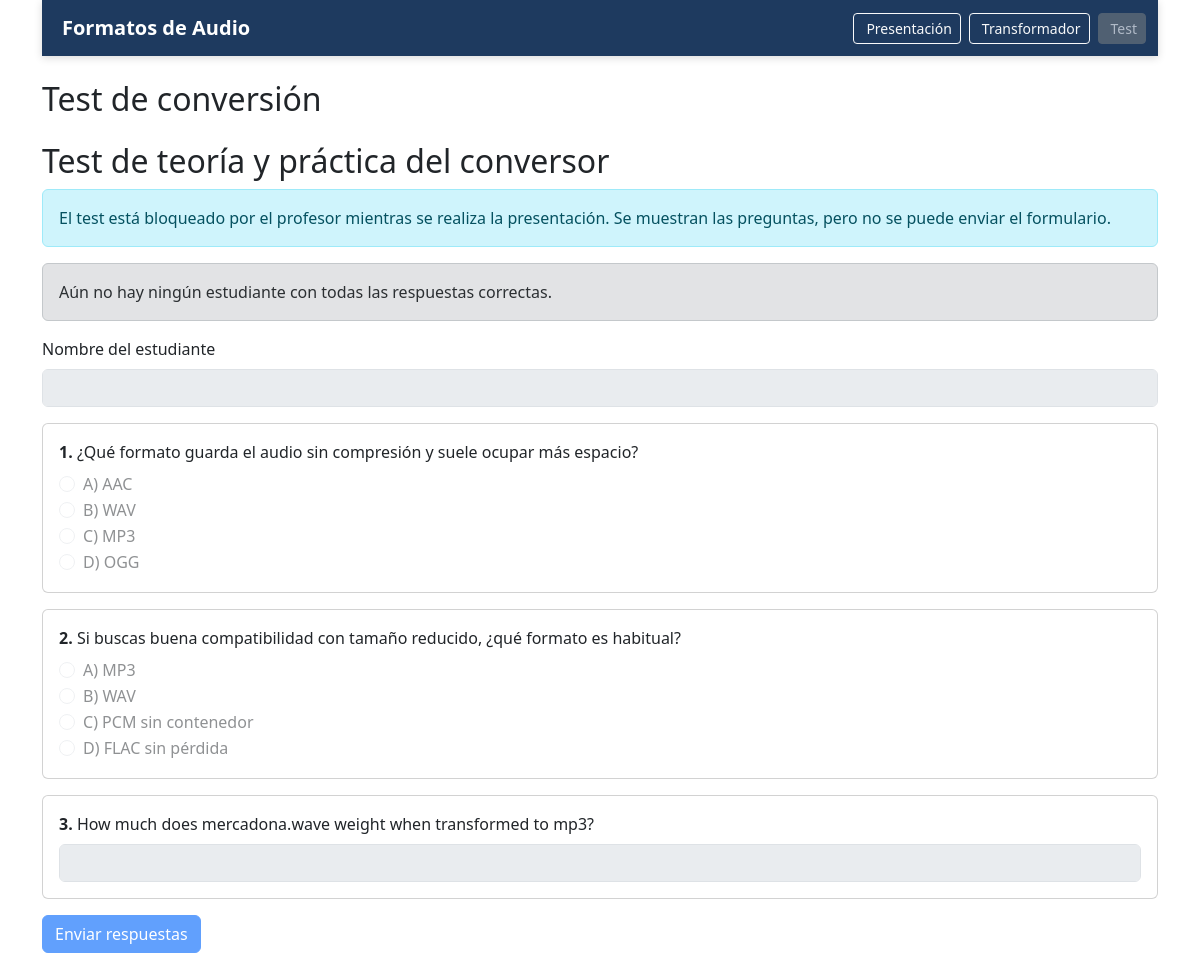
The app's page /test.php, older data.
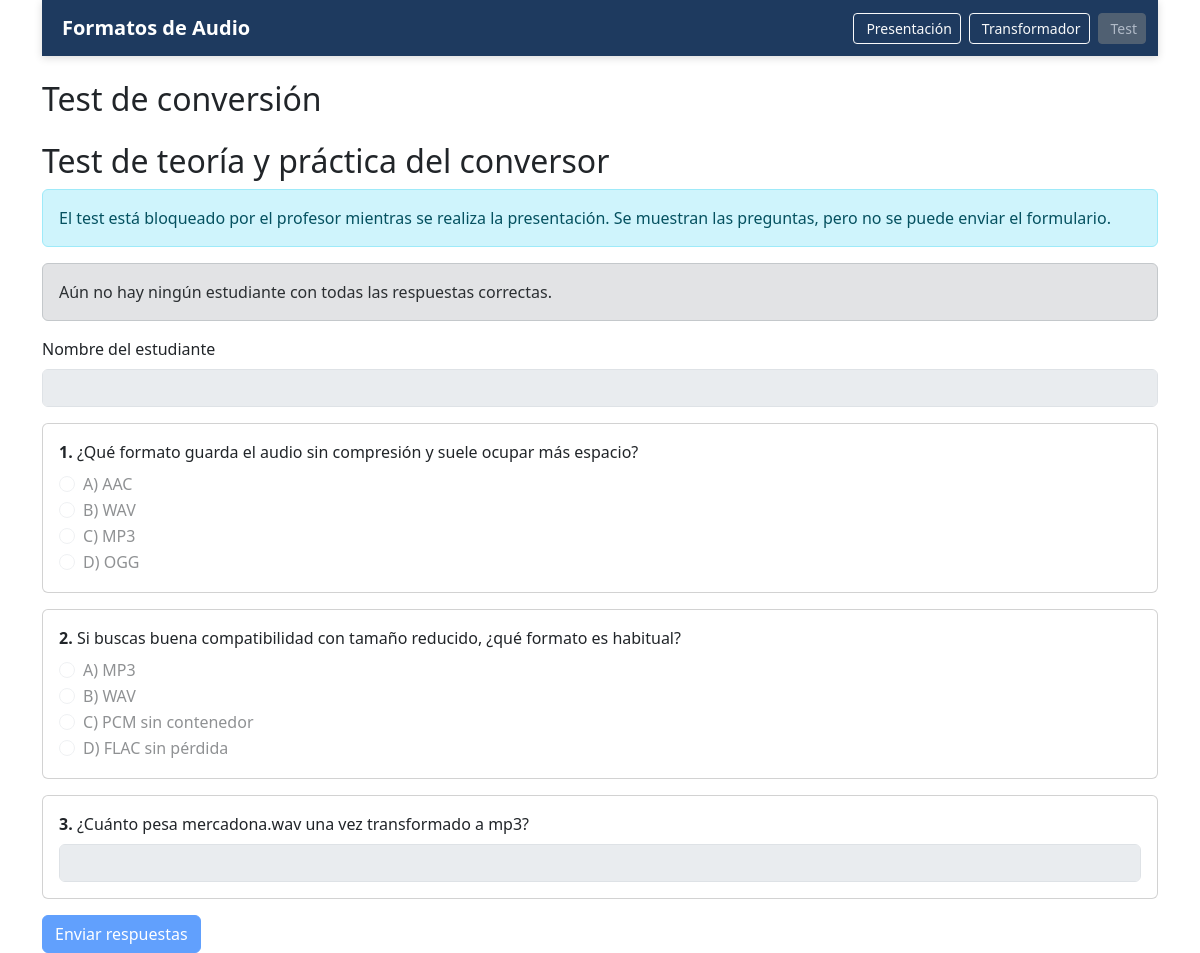
The same page, newer data.
### tables this page shows
CREATE TABLE app_settings (
  id INT NOT NULL AUTO_INCREMENT,
  setting_key VARCHAR(80) NOT NULL,
  setting_value VARCHAR(255) NOT NULL,
  updated_at TIMESTAMP NOT NULL DEFAULT CURRENT_TIMESTAMP ON UPDATE CURRENT_TIMESTAMP,
  PRIMARY KEY (id),
  UNIQUE KEY uniq_setting_key (setting_key)
);

CREATE TABLE test_questions (
  id INT NOT NULL AUTO_INCREMENT,
  question_text VARCHAR(255) NOT NULL,
  question_type ENUM('multiple_choice', 'open_text') NOT NULL DEFAULT 'multiple_choice',
  option_a VARCHAR(255) NULL,
  option_b VARCHAR(255) NULL,
  option_c VARCHAR(255) NULL,
  option_d VARCHAR(255) NULL,
  correct_option CHAR(1) NULL,
  correct_text VARCHAR(255) NULL,
  PRIMARY KEY (id)
);

### src/lib.php (called while the page is built, shortened)
<?php
function isTestEnabled(?mysqli $mysqli): bool
{
    $query = "SELECT setting_value FROM app_settings WHERE setting_key = 'test_enabled' LIMIT 1";
    $result = $mysqli->query($query);
    $row = $result->fetch_assoc();
    return isset($row['setting_value']) && (int) $row['setting_value'] === 1;
}
function normalizePotentialMojibake(string $text): string
{
    if ($text === '') {
        return $text;
    }
    if (!preg_match('/(?:Ã.|Â.)/u', $text)) {
        return $text;
    }
    $normalized = mb_convert_encoding($text, 'UTF-8', 'ISO-8859-1');
    return is_string($normalized) ? $normalized : $text;
}

### src/test.php (the view, shortened to what this page needs)
<!DOCTYPE html>
<html>
<head>
  <link href="https://cdn.jsdelivr.net/npm/bootstrap@5.3.2/dist/css/bootstrap.min.css" rel="stylesheet">
</head>
<body class="container">
<?php include 'header.php'; ?>
<h2 class="mt-4">Test de conversión</h2>
<?php
require_once __DIR__ . '/lib.php';
$dbError = null;
$questions = [];
$firstPerfect = null;
$mysqli = connectDatabase();
$testEnabled = isTestEnabled($mysqli);
if ($mysqli) {
    $result = $mysqli->query('SELECT id, question_text, question_type, option_a, option_b, option_c, option_d, correct_option, correct_text FROM test_questions ORDER BY id ASC');
    if ($result) {
        while ($row = $result->fetch_assoc()) {
            $row['question_text'] = normalizePotentialMojibake((string) ($row['question_text'] ?? ''));
            foreach (['option_a', 'option_b', 'option_c', 'option_d'] as $optionField) {
                $row[$optionField] = normalizePotentialMojibake((string) ($row[$optionField] ?? ''));
            }
            $questions[] = $row;
        }
    } else {
        $dbError = 'Error al cargar las preguntas del test.';
    }
    $winnerQuery = $mysqli->query('SELECT student_name, created_at FROM test_attempts WHERE all_correct = 1 ORDER BY created_at ASC, id ASC LIMIT 1');
    if ($winnerQuery) {
        $firstPerfect = $winnerQuery->fetch_assoc() ?: null;
    }
}
?>
<h2 class="mt-4">Test de teoría y práctica del conversor</h2>
<?php if ($dbError): ?>
    <div class="alert alert-danger"><?= htmlspecialchars($dbError, ENT_QUOTES, 'UTF-8') ?></div>
<?php elseif (empty($questions)): ?>
    <div class="alert alert-warning">No hay preguntas configuradas en la base de datos.</div>
<?php else: ?>
    <?php if (!$testEnabled): ?>
        <div class="alert alert-info">
            El test está bloqueado por el profesor mientras se realiza la presentación. Se muestran las preguntas, pero no se puede enviar el formulario.
        </div>
    <?php endif; ?>
    <?php if ($firstPerfect): ?>
        <div class="alert alert-success">
            <strong>Primer estudiante con puntuación perfecta:</strong>
            <?= htmlspecialchars($firstPerfect['student_name'], ENT_QUOTES, 'UTF-8') ?>
            (<?= htmlspecialchars($firstPerfect['created_at'], ENT_QUOTES, 'UTF-8') ?>)
        </div>
    <?php else: ?>
        <div class="alert alert-secondary">Aún no hay ningún estudiante con todas las respuestas correctas.</div>
    <?php endif; ?>
    <form method="POST" class="mt-3">
        <div class="mb-3">
            <label for="student_name" class="form-label">Nombre del estudiante</label>
            <input type="text" id="student_name" name="student_name" class="form-control" required <?= $testEnabled ? '' : 'disabled' ?>>
        </div>
        <?php foreach ($questions as $index => $question): ?>
            <div class="card mb-3">
                <div class="card-body">
                    <p class="mb-2"><strong><?= ($index + 1) ?>.</strong> <?= htmlspecialchars($question['question_text'], ENT_QUOTES, 'UTF-8') ?></p>
                    <?php if ($question['question_type'] === 'open_text'): ?>
                        <input
                            type="text"
                            class="form-control"
                            name="q_<?= (int) $question['id'] ?>"
                            id="q<?= (int) $question['id'] ?>"
                            required <?= $testEnabled ? '' : 'disabled' ?>
                        >
                    <?php else: ?>
                        <?php foreach (['a', 'b', 'c', 'd'] as $letter): ?>
                            <?php $field = 'option_' . $letter; ?>
                            <div class="form-check">
                                <input class="form-check-input" type="radio" name="q_<?= (int) $question['id'] ?>" id="q<?= (int) $question['id'] . $letter ?>" value="<?= strtoupper($letter) ?>" required <?= $testEnabled ? '' : 'disabled' ?>>
                                <label class="form-check-label" for="q<?= (int) $question['id'] . $letter ?>">
                                    <?= strtoupper($letter) ?>) <?= htmlspecialchars($question[$field], ENT_QUOTES, 'UTF-8') ?>
                                </label>
                            </div>
                        <?php endforeach; ?>
                    <?php endif; ?>
                </div>
            </div>
        <?php endforeach; ?>
        <button type="submit" name="submit_quiz" value="1" class="btn btn-primary" <?= $testEnabled ? '' : 'disabled' ?>>Enviar respuestas</button>
    </form>
<?php endif; ?>
</body>
</html>

### src/header.php (shortened to what this page needs)
<?php
require_once __DIR__ . '/lib.php';
$mysqliHeader = connectDatabase();
$testEnabled = isTestEnabled($mysqliHeader);
?>
<nav class="navbar navbar-expand-lg navbar-dark sticky-top" style="background-color:#1e3a5f; box-shadow: 0 2px 8px rgba(0,0,0,0.15);">
  <div class="container">
    <span class="navbar-brand fw-bold">
      <i class="fa-solid fa-music me-2"></i>Formatos de Audio
    </span>
    <div class="collapse navbar-collapse">
      <ul class="navbar-nav ms-auto gap-2">
        <li class="nav-item">
          <a href="presentacion.php" class="btn btn-sm btn-outline-light">
            <i class="fa-solid fa-file-audio me-1"></i>Presentación
          </a>
        </li>
        <li class="nav-item">
          <a href="transformador.php" class="btn btn-sm btn-outline-light">
            <i class="fa-solid fa-sliders me-1"></i>Transformador
          </a>
        </li>
        <li class="nav-item">
          <?php if ($testEnabled): ?>
            <a href="test.php" class="btn btn-sm btn-success">
              <i class="fa-solid fa-circle-check me-1"></i>Test
            </a>
          <?php else: ?>
            <button class="btn btn-sm btn-secondary" disabled title="Disponible al terminar la presentación">
              <i class="fa-solid fa-lock me-1"></i>Test
            </button>
          <?php endif; ?>
        </li>
      </ul>
    </div>
  </div>
</nav>

Row changes from the older to the newer data that the page shows:
changed test_questions: question_text "How much does mercadona.wave weight when transformed to mp3?" → "¿Cuánto pesa mercadona.wav una vez transformado a mp3?"
